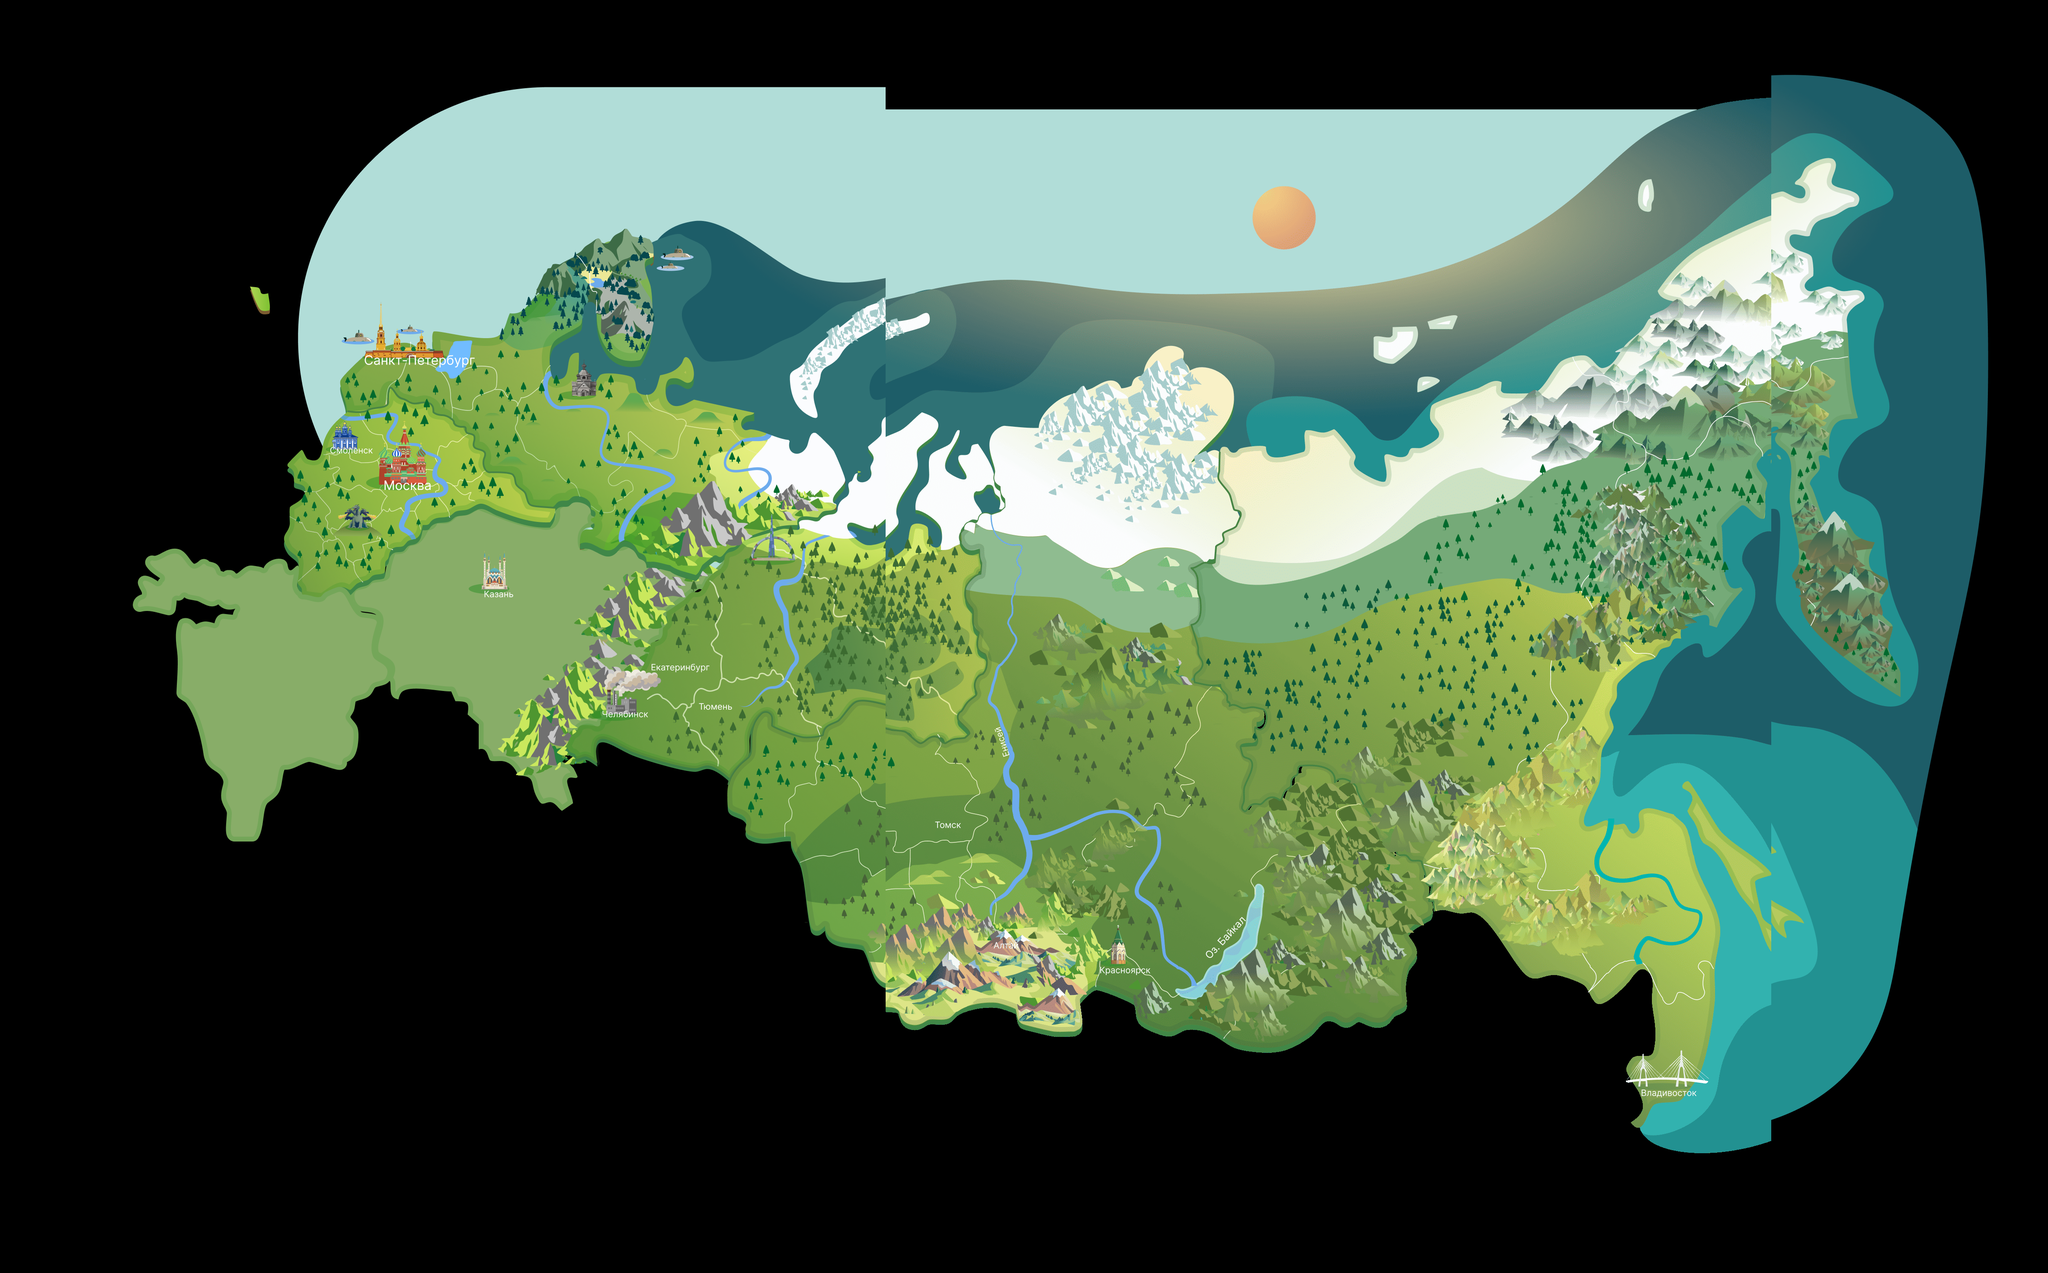

This game map was drawn from its Tiled (.tmx) file and the tilesets committed beside it. A one-line description and the full map source follow:
An orthogonal 37x23 tile map with 128x128 px tiles, 1 tile layer (Tile Layer 1), 3 tilesets.

<map version="1.10" tiledversion="1.11.1" orientation="orthogonal" renderorder="right-down" width="37" height="23" tilewidth="128" tileheight="128" infinite="0" nextlayerid="2" nextobjectid="1">
 <editorsettings>
  <export target="tiled-gamemap.json" format="json" />
 </editorsettings>
 <tileset firstgid="1" name="gamemap-tileset-part1" tilewidth="128" tileheight="128" tilecount="368" columns="16">
  <image source="../map_part1.png" trans="ff00ff" width="2048" height="2944" />
 </tileset>
 <tileset firstgid="369" name="gamemap-tileset-part2" tilewidth="128" tileheight="128" tilecount="368" columns="16">
  <image source="../map_part2.png" trans="ff00ff" width="2048" height="2944" />
 </tileset>
 <tileset firstgid="737" name="gamemap-tileset-part3" tilewidth="128" tileheight="128" tilecount="115" columns="5">
  <image source="../map_part3.png" trans="ff00ff" width="640" height="2944" />
 </tileset>
 <layer id="1" name="Tile Layer 1" width="37" height="23">
  <data encoding="csv">
1,2,3,4,5,6,7,8,9,10,11,12,13,14,15,16,369,370,371,372,373,374,375,376,377,378,379,380,381,382,383,384,737,738,739,740,741,
17,18,19,20,21,22,23,24,25,26,27,28,29,30,31,32,385,386,387,388,389,390,391,392,393,394,395,396,397,398,399,400,742,743,744,745,746,
33,34,35,36,37,38,39,40,41,42,43,44,45,46,47,48,401,402,403,404,405,406,407,408,409,410,411,412,413,414,415,416,747,748,749,750,751,
49,50,51,52,53,54,55,56,57,58,59,60,61,62,63,64,417,418,419,420,421,422,423,424,425,426,427,428,429,430,431,432,752,753,754,755,756,
65,66,67,68,69,70,71,72,73,74,75,76,77,78,79,80,433,434,435,436,437,438,439,440,441,442,443,444,445,446,447,448,757,758,759,760,761,
81,82,83,84,85,86,87,88,89,90,91,92,93,94,95,96,449,450,451,452,453,454,455,456,457,458,459,460,461,462,463,464,762,763,764,765,766,
97,98,99,100,101,102,103,104,105,106,107,108,109,110,111,112,465,466,467,468,469,470,471,472,473,474,475,476,477,478,479,480,767,768,769,770,771,
113,114,115,116,117,118,119,120,121,122,123,124,125,126,127,128,481,482,483,484,485,486,487,488,489,490,491,492,493,494,495,496,772,773,774,775,776,
129,130,131,132,133,134,135,136,137,138,139,140,141,142,143,144,497,498,499,500,501,502,503,504,505,506,507,508,509,510,511,512,777,778,779,780,781,
145,146,147,148,149,150,151,152,153,154,155,156,157,158,159,160,513,514,515,516,517,518,519,520,521,522,523,524,525,526,527,528,782,783,784,785,786,
161,162,163,164,165,166,167,168,169,170,171,172,173,174,175,176,529,530,531,532,533,534,535,536,537,538,539,540,541,542,543,544,787,788,789,790,791,
177,178,179,180,181,182,183,184,185,186,187,188,189,190,191,192,545,546,547,548,549,550,551,552,553,554,555,556,557,558,559,560,792,793,794,795,796,
193,194,195,196,197,198,199,200,201,202,203,204,205,206,207,208,561,562,563,564,565,566,567,568,569,570,571,572,573,574,575,576,797,798,799,800,801,
209,210,211,212,213,214,215,216,217,218,219,220,221,222,223,224,577,578,579,580,581,582,583,584,585,586,587,588,589,590,591,592,802,803,804,805,806,
225,226,227,228,229,230,231,232,233,234,235,236,237,238,239,240,593,594,595,596,597,598,599,600,601,602,603,604,605,606,607,608,807,808,809,810,811,
241,242,243,244,245,246,247,248,249,250,251,252,253,254,255,256,609,610,611,612,613,614,615,616,617,618,619,620,621,622,623,624,812,813,814,815,816,
257,258,259,260,261,262,263,264,265,266,267,268,269,270,271,272,625,626,627,628,629,630,631,632,633,634,635,636,637,638,639,640,817,818,819,820,821,
273,274,275,276,277,278,279,280,281,282,283,284,285,286,287,288,641,642,643,644,645,646,647,648,649,650,651,652,653,654,655,656,822,823,824,825,826,
289,290,291,292,293,294,295,296,297,298,299,300,301,302,303,304,657,658,659,660,661,662,663,664,665,666,667,668,669,670,671,672,827,828,829,830,831,
305,306,307,308,309,310,311,312,313,314,315,316,317,318,319,320,673,674,675,676,677,678,679,680,681,682,683,684,685,686,687,688,832,833,834,835,836,
321,322,323,324,325,326,327,328,329,330,331,332,333,334,335,336,689,690,691,692,693,694,695,696,697,698,699,700,701,702,703,704,837,838,839,840,841,
337,338,339,340,341,342,343,344,345,346,347,348,349,350,351,352,705,706,707,708,709,710,711,712,713,714,715,716,717,718,719,720,842,843,844,845,846,
353,354,355,356,357,358,359,360,361,362,363,364,365,366,367,368,721,722,723,724,725,726,727,728,729,730,731,732,733,734,735,736,847,848,849,850,851
</data>
 </layer>
</map>